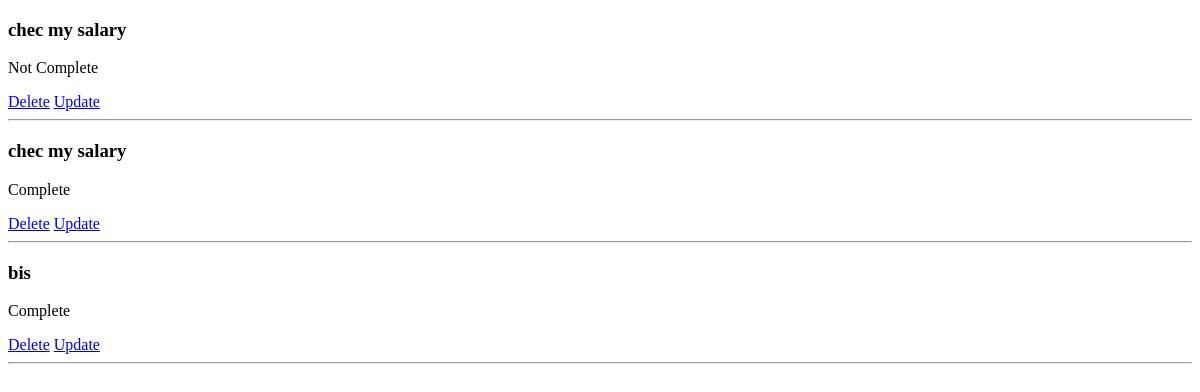
Before: /todo with the older database file.
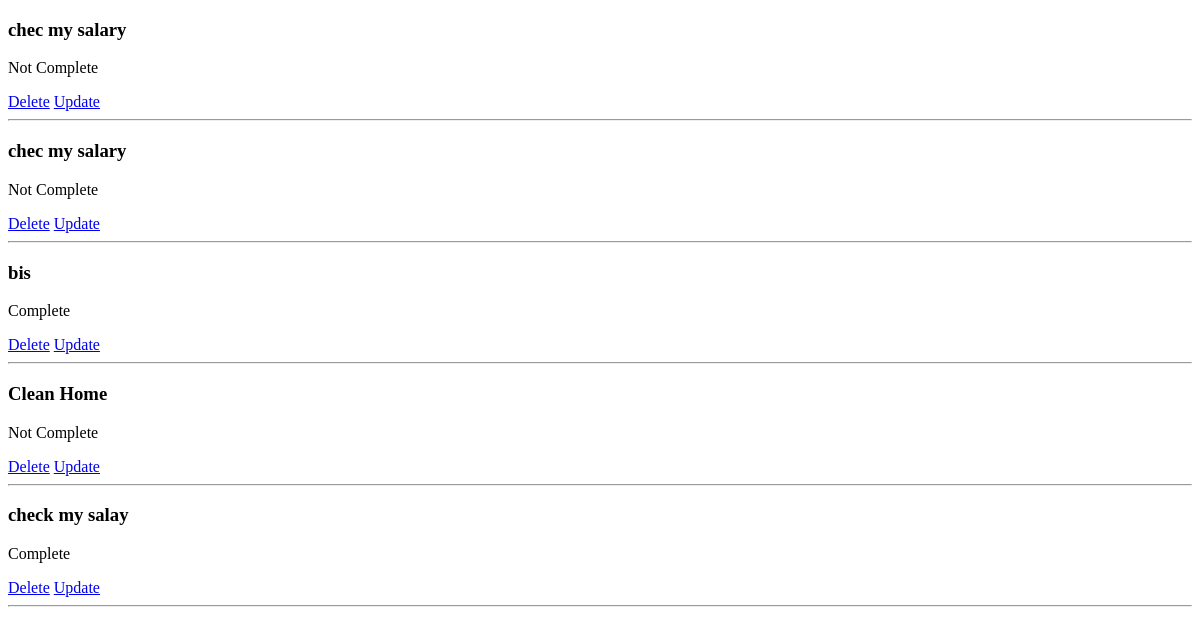
After: the same page with the newer database file.
### project/models.py (models this page shows)
class Todo(db.Model):
    __tablename__='todo'
    id       = db.Column(db.Integer, primary_key=True)
    title    = db.Column(db.Text, nullable=False)
    complete = db.Column(db.Boolean)

### project/routes.py (the view)
@app.route('/todo')
def todo():
    todo = Todo.query.all()
    return render_template('todo.html', todo=todo)

### project/templates/todo.html (shortened to what this page needs)
{% extends 'base.html' %}
{% block content %}
{% for t in todo %}
    <h3> {{  t.title  }}</h3>
    {% if t.complete == False %}
        <p> Not Complete </p>
    {% else %}
        <p>Complete </p>
    {% endif %}
    <a class="ui red button" href="/delete/{{ t.id }}">Delete</a>
    <a class="ui green button" href="/update/{{ t.id }}">Update</a>
    <hr>
    {% endfor %}
{% endblock %}

### project/templates/base.html (shortened to what this page needs)
<!DOCTYPE html>
<html lang="en">
<head>
</head>
<body>
    <div class="content">
        {% block content %}
        {% endblock %}
    </div>
</body>
</html>

Changed rows visible on the page:
changed Todo (number 2 of 5 on the later page): complete "Complete" → "Not Complete"
added Todo: title "Clean Home", complete "Not Complete"
added Todo: title "check my salay", complete "Complete"
